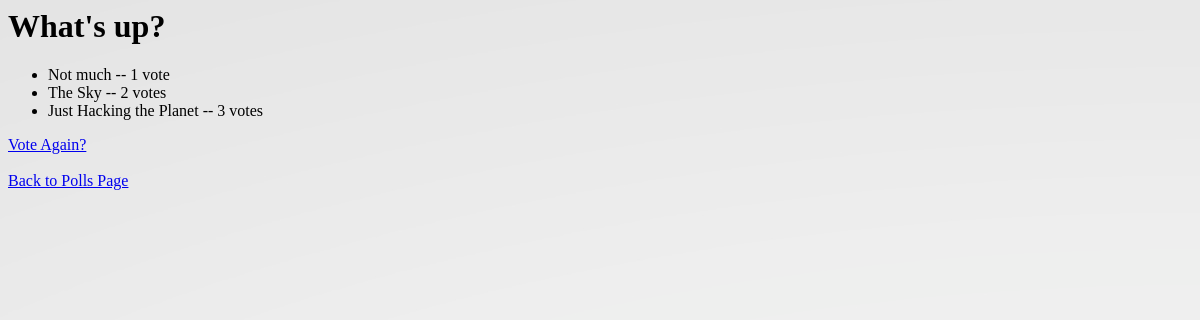
Page /polls/6/results on the earlier database version.
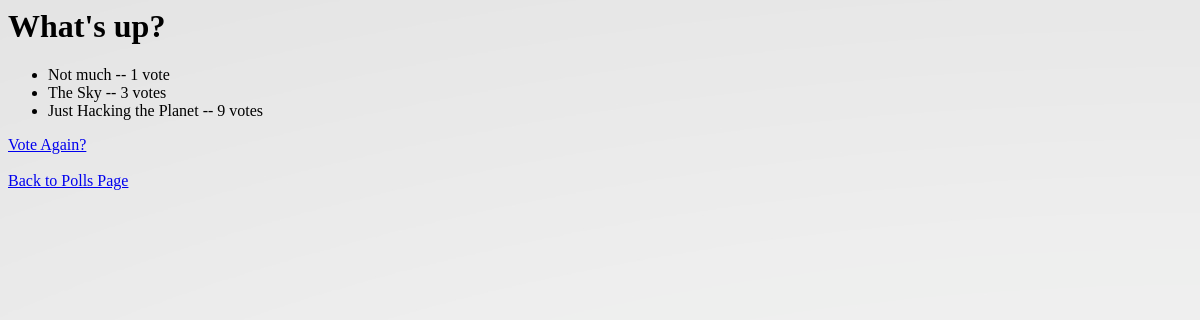
Same page on the later database version.
### polls/models.py (models this page shows, shortened)
class Choice(models.Model):
    question = models.ForeignKey(Question, on_delete=models.CASCADE)
    choice_text = models.CharField(max_length=200)
    votes = models.IntegerField(default=0)

### polls/views.py (the view)
# urls.py: path("<int:pk>/results", views.ResultsView.as_view(), name="results"),
class ResultsView(generic.DetailView):
    model = Question
    template_name = "polls/results.html"

### polls/templates/polls/results.html (shortened to what this page needs)
{% load static %}
<link rel="stylesheet" href= "{% static 'polls/style.css' %}">
<h1>{{ question.question_text }} </h1>
<ul>
{% for choice in question.choice_set.all %}
    <li>{{ choice.choice_text }} -- {{ choice.votes }} vote{{ choice.votes|pluralize}} </li>
{% endfor %}
</ul>
<a href="{% url 'polls:detail' question.id %}">Vote Again?</a>
<a href="{% url 'polls:index' %}">Back to Polls Page</a>

Differences in the rows shown:
changed Choice "The Sky": votes "2" → "3"
changed Choice "Just Hacking the Planet": votes "3" → "9"
